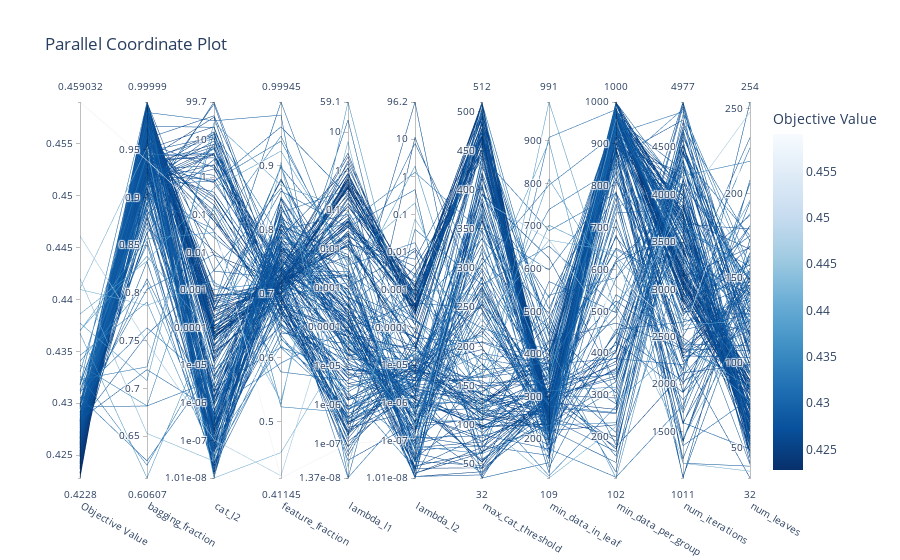

The cell this chart's notebook holds for it:
### Code cell
plot_parallel_coordinate(study)

### Figure 1 — Plotly figure (JSON) as saved in the notebook; plotly's stock layout.template omitted (floating-point values rounded to 4 significant figures; data arrays with more than 128 entries replaced by an {"elided": "..."} marker saying what was removed)
{"data": [{"dimensions": [{"label": "Objective Value", "range": [0.4228, 0.459], "values": {"elided": "222 float values"}}, {"label": "bagging_fraction", "range": [0.6061, 1.0], "values": {"elided": "222 float values"}}, {"label": "cat_l2", "range": [-7.996, 1.999], "ticktext": ["1.01e-08", "1e-07", "1e-06", "1e-05", "0.0001", "0.001", "0.01", "0.1", "1", "10", "99.7"], "tickvals": [-7.996, -7, -6, -5, -4, -3, -2, -1, 0, 1, 1.999], "values": {"elided": "222 float values"}}, {"label": "feature_fraction", "range": [0.4114, 0.9995], "values": {"elided": "222 float values"}}, {"label": "lambda_l1", "range": [-7.864, 1.772], "ticktext": ["1.37e-08", "1e-07", "1e-06", "1e-05", "0.0001", "0.001", "0.01", "0.1", "1", "10", "59.1"], "tickvals": [-7.864, -7, -6, -5, -4, -3, -2, -1, 0, 1, 1.772], "values": {"elided": "222 float values"}}, {"label": "lambda_l2", "range": [-7.994, 1.983], "ticktext": ["1.01e-08", "1e-07", "1e-06", "1e-05", "0.0001", "0.001", "0.01", "0.1", "1", "10", "96.2"], "tickvals": [-7.994, -7, -6, -5, -4, -3, -2, -1, 0, 1, 1.983], "values": {"elided": "222 float values"}}, {"label": "max_cat_threshold", "range": [32, 512], "values": {"elided": "222 int values"}}, {"label": "min_data_in_leaf", "range": [109, 991], "values": {"elided": "222 int values"}}, {"label": "min_data_per_group", "range": [102, 1000], "values": {"elided": "222 int values"}}, {"label": "num_iterations", "range": [1011, 4977], "values": {"elided": "222 int values"}}, {"label": "num_leaves", "range": [32, 254], "values": {"elided": "222 int values"}}], "labelangle": 30, "labelside": "bottom", "line": {"color": {"elided": "222 float values"}, "colorbar": {"title": {"text": "Objective Value"}}, "colorscale": [[0, "rgb(247,251,255)"], [0.125, "rgb(222,235,247)"], [0.25, "rgb(198,219,239)"], [0.375, "rgb(158,202,225)"], [0.5, "rgb(107,174,214)"], [0.625, "rgb(66,146,198)"], [0.75, "rgb(33,113,181)"], [0.875, "rgb(8,81,156)"], [1, "rgb(8,48,107)"]], "reversescale": true, "showscale": true}, "type": "parcoords"}], "layout": {"title": {"text": "Parallel Coordinate Plot"}}}
